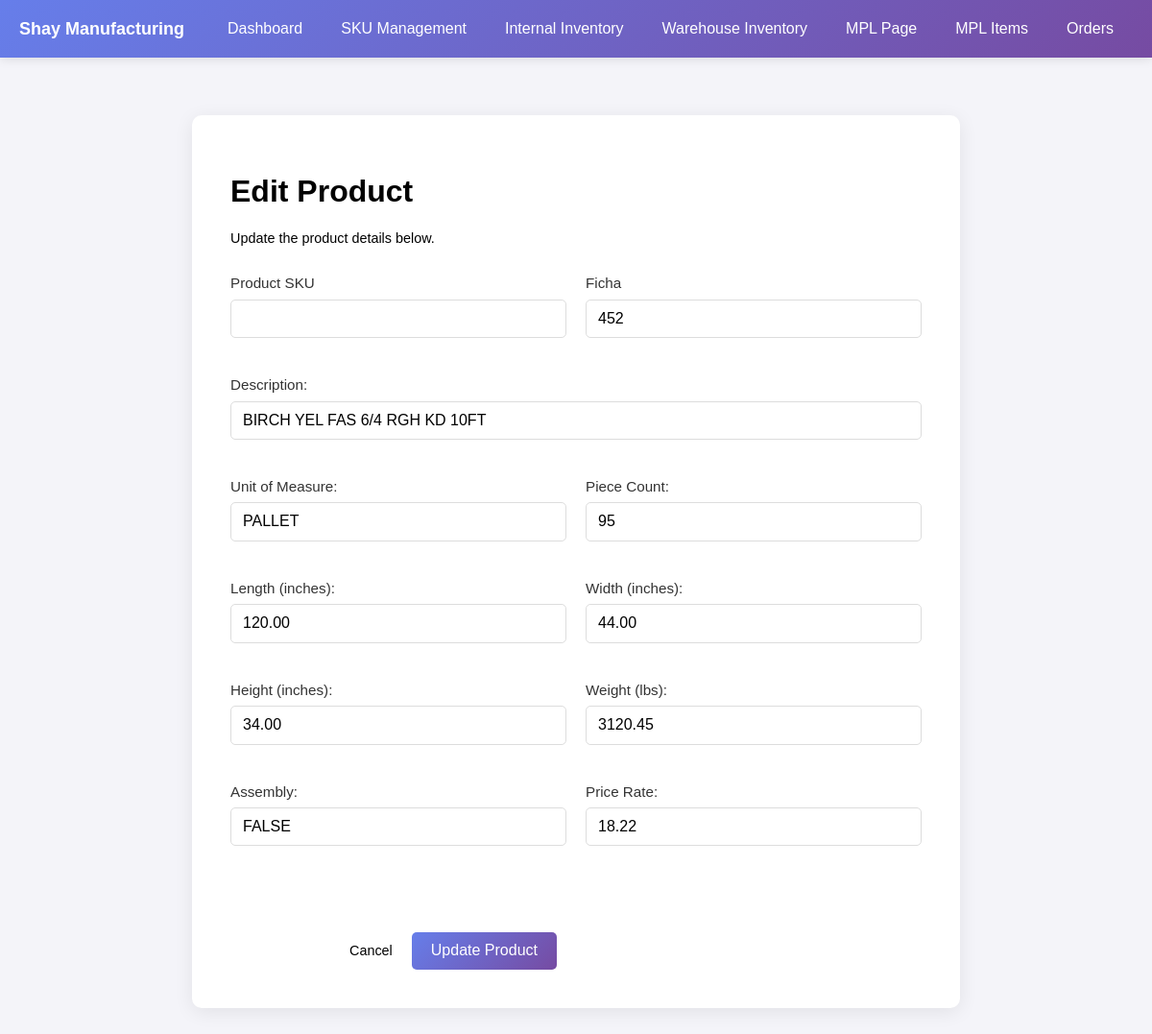
Screenshot of /APIs/product-update.php?id=1 with the database file from the repository.
### tables this page shows
CREATE TABLE `products` (
  `id` int(2) NOT NULL,
  `ficha` int(3) DEFAULT NULL,
  `sku` varchar(12) DEFAULT NULL,
  `description` text,
  `rate` decimal(4,2) DEFAULT NULL
);

CREATE TABLE `products_types` (
  `id` int(2) NOT NULL,
  `ficha` int(10) DEFAULT NULL,
  `uom_primary` text,
  `piece_count` int(3) DEFAULT NULL,
  `assembly` varchar(5) DEFAULT NULL
);

CREATE TABLE `products_dimensions` (
  `id` int(2) NOT NULL,
  `length_inches` float(10,2) DEFAULT NULL,
  `width_inches` float(10,2) DEFAULT NULL,
  `height_inches` float(10,2) DEFAULT NULL,
  `weight_lbs` float(10,2) DEFAULT NULL
);

### APIs/product-update.php (the view, shortened to what this page needs)
<?php
    require_once('../library/cms_alt.php');
?>
<!DOCTYPE html>
<html lang="en">
<head>
    <link rel="stylesheet" href="../css/stylesheet.css">
    <link rel="stylesheet" href="../css/nav.css">
    <link rel="stylesheet" href="../css/normalize.css">
</head>
<body>
    <?php include('../header_alt.php'); ?>
    <div class="dashboard-container">
        <div class="form-card-centered">
            <h1>Edit Product</h1>
            <p class="form-instruction">Update the product details below.</p>
            <?php
                $id = intval($_GET['id']);
                $result = mysqli_query($connection, "SELECT * FROM products p
                                                                    INNER JOIN products_dimensions pd ON p.id = pd.id
                                                                    INNER JOIN products_types pt ON p.id = pt.id
                                                                    WHERE p.id = $id");
                $row = mysqli_fetch_assoc($result);
            ?>
            <form action="../library/cms_alt.php?id=<?php echo $id; ?>" method="POST" class="styled-form">
                <div class="form-grid">
                    <div class="form-group">
                        <label for="sku">Product SKU</label>
                        <input type="number" name="sku" value="<?php echo htmlspecialchars($row['sku']) ?? ''; ?>" required>
                    </div>
                    <div class="form-group">
                        <label for="ficha">Ficha</label>
                        <input type="number" name="ficha" value="<?php echo htmlspecialchars($row['ficha']) ?? ''; ?>" required>
                    </div>
                    <div class="form-group full-width">
                        <label for="description">Description:</label>
                        <input type="text" name="description" value="<?php echo htmlspecialchars($row['description']) ?? ''; ?>" required>
                    </div>
                    <div class="form-group">
                        <label for="uom_primary">Unit of Measure:</label>
                        <input type="text" name="uom_primary" value="<?php echo htmlspecialchars($row['uom_primary']) ?? ''; ?>" required>
                    </div>
                    <div class="form-group">
                        <label for="piece_count">Piece Count:</label>
                        <input type="number" name="piece_count" value="<?php echo htmlspecialchars($row['piece_count']) ?? ''; ?>" required>
                    </div>
                    <div class="form-group">
                        <label for="length_inches">Length (inches):</label>
                        <input type="number" name="length_inches" step="0.01" value="<?php echo htmlspecialchars($row['length_inches']) ?? ''; ?>" required>
                    </div>
                    <div class="form-group">
                        <label for="width_inches">Width (inches):</label>
                        <input type="number" name="width_inches" step="0.01" value="<?php echo htmlspecialchars($row['width_inches']) ?? ''; ?>" required>
                    </div>
                    <div class="form-group">
                        <label for="height_inches">Height (inches):</label>
                        <input type="number" name="height_inches" step="0.01" value="<?php echo htmlspecialchars($row['height_inches']) ?? ''; ?>" required>
                    </div>
                    <div class="form-group">
                        <label for="weight_lbs">Weight (lbs):</label>
                        <input type="number" name="weight_lbs" step="0.01" value="<?php echo htmlspecialchars($row['weight_lbs']) ?? ''; ?>" required>
                    </div>
                    <div class="form-group">
                        <label for="assembly">Assembly:</label>
                        <input type="text" name="assembly" value="<?php echo htmlspecialchars($row['assembly']) ?? ''; ?>" required>
                    </div>
                    <div class="form-group">
                        <label for="rate">Price Rate:</label>
                        <input type="number" name="rate" step="0.01" value="<?php echo htmlspecialchars($row['rate']) ?? ''; ?>" required>
                    </div>
                <div class="form-footer-actions">
                    <a href="../index.php" class="cancel-link">Cancel</a>
                    <button type="submit" name="update_btn" class="btn">Update Product</button>
                </div>
            </form>
        </div>
    </div>
</body>
</html>

### css/stylesheet.css (style rules this page uses)
* { margin: 0; padding: 0; box-sizing: border-box; }
body { font-family: -apple-system, BlinkMacSystemFont, "Segoe UI", Roboto, Oxygen, Ubuntu, Cantarell, sans-serif; min-height: 100vh; justify-content: center; align-items: center; }
h1, h2 { margin-bottom: 1rem; }
.dashboard-container { padding: 20px; background-color: #f4f4f9; font-family: Arial, sans-serif; }
.btn { position: relative; display: inline-block; padding: 10px 20px; background: linear-gradient(135deg, #667eea 0%, #764ba2 100%); color: white; text-decoration: none; border-radius: 5px; margin-right: 10px; overflow: hidden; transition: all 0.3s ease; font-family: Arial, Helvetica, sans-serif; border: none; cursor: pointer; }
.btn::before { content: ''; position: absolute; top: 0; left: -100%; width: 50%; height: 100%; background: linear-gradient( to right, rgba(255, 255, 255, 0) 0%, rgba(255, 255, 255, 0.3) 50%, rgba(255, 255, 255, 0) 100% ); transform: skewX(-25deg); transition: none; }
.form-card-centered { background: white; padding: 40px; border-radius: 10px; box-shadow: 0 4px 20px rgba(0, 0, 0, 0.08); max-width: 800px; margin: 40px auto; }
.form-instruction { color: var(--text-muted); margin-bottom: 30px; font-size: 0.9rem; }
.form-grid { display: grid; grid-template-columns: 1fr 1fr; gap: 20px; }
.full-width { grid-column: span 2; }
.form-footer-actions { margin-top: 30px; display: flex; justify-content: flex-end; align-items: center; gap: 20px; border-top: 1px solid var(--border-color); padding-top: 20px; }
.cancel-link { color: var(--text-muted); text-decoration: none; font-size: 0.9rem; }
.form-group { margin-bottom: 20px; display: flex; flex-direction: column; }
.form-group label { margin-bottom: 8px; font-weight: 500; color: #333; font-size: 0.95rem; }
.form-group input { padding: 10px 12px; border: 1px solid #ddd; border-radius: 5px; font-size: 1rem; font-family: inherit; transition: border-color 0.3s ease, box-shadow 0.3s ease; }

### css/nav.css (style rules this page uses)
body { padding-top: 60px; }

### rows the page displays
products: ficha "452", description "BIRCH YEL FAS 6/4 RGH KD 10FT", uom_primary "PALLET", piece_count "95", length_inches "120.00", width_inches "44.00", height_inches "34.00", weight_lbs "3120.45", assembly "FALSE", rate "18.22"
